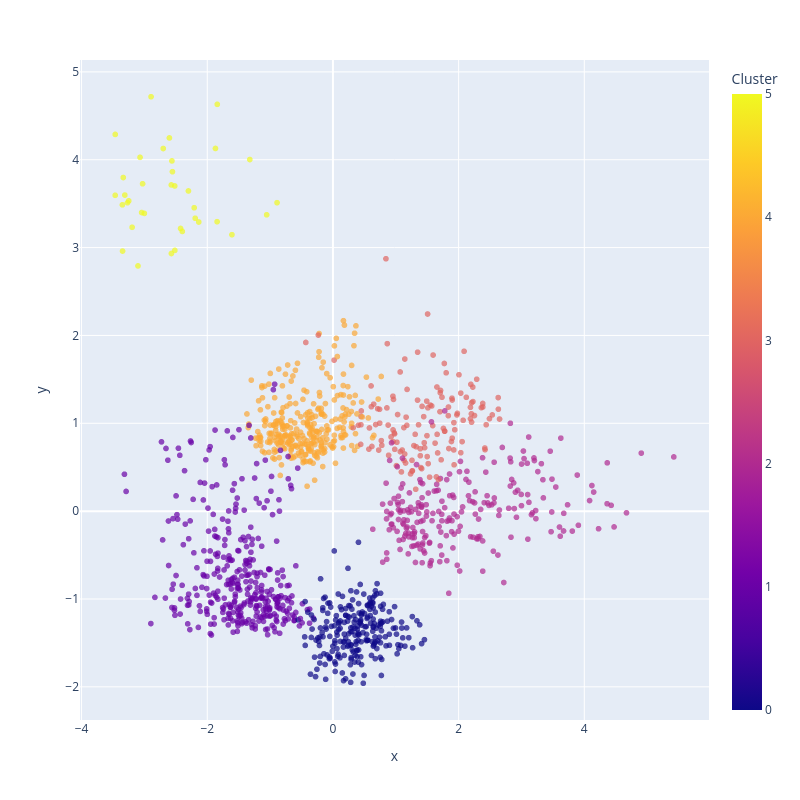

Write notebook code for a chart like this one.
### Markdown cell above
## Defining the Optimum number of cluster groups
From this elblow plot, we can see that the variation within cluster groups are greatly reduced when increasing from 2 to 6 clusters, however the variation plateaus after 6 cluster groups. This means that using any more than 6 cluster groups would provide progressively smaller improvements in reducing the variation of geodemographic characteristics within cluster groups. For this reason, 6 cluster groups was established as an appropriate number

### Code cell
import plotly.express as px
from sklearn.decomposition import PCA
from sklearn.preprocessing import StandardScaler

plt.figure(figsize=(12, 8))  # set figure dimensions for the plot

kmeans = KMeans(n_clusters=6)  # set cluster number to 6
clusters = kmeans.fit_predict(z_score_df)  # fit the k means model to the standardised census data

z_score_df['Cluster'] = clusters  # add cluster labels to the standardised dataframe

scaler = StandardScaler()  
stand_data_scaled = scaler.fit_transform(z_score_df)  # standardise the dataset


pca = PCA(n_components=2).fit(stand_data_scaled)  # use pca to reduce the data to 2 components
pca_result = pca.transform(stand_data_scaled)  # convert the data into the 2 components

variance_ratio = pca.explained_variance_ratio_  # calculate variance for each component


fig = px.scatter(x=pca_result[:, 0], y=pca_result[:, 1], color=clusters,  # create a scatterplot
                 labels={'color': 'Cluster'},
                 #title='Cluster Plot against 1st 2 Principal Components',
                 opacity=0.7,
                 width=800, 
                 height=800)

plt.tight_layout()
fig.show()  # display the scatterplot

print(f"These two components explain {(variance_ratio.sum()*100):.2f}% of the point variability.")  # print the percentage variance for the 2 components together

### Figure 1 — Plotly figure (JSON) as saved in the notebook; plotly's stock layout.template omitted (floating-point values rounded to 4 significant figures; data arrays with more than 128 entries replaced by an {"elided": "..."} marker saying what was removed)
{"data": [{"hovertemplate": "x=%{x}<br>y=%{y}<br>Cluster=%{marker.color}<extra></extra>", "legendgroup": "", "marker": {"color": {"elided": "1310 int values"}, "coloraxis": "coloraxis", "opacity": 0.7, "symbol": "circle"}, "mode": "markers", "name": "", "showlegend": false, "type": "scattergl", "x": {"elided": "1310 float values"}, "xaxis": "x", "y": {"elided": "1310 float values"}, "yaxis": "y"}], "layout": {"coloraxis": {"colorbar": {"title": {"text": "Cluster"}}, "colorscale": [[0, "#0d0887"], [0.1111, "#46039f"], [0.2222, "#7201a8"], [0.3333, "#9c179e"], [0.4444, "#bd3786"], [0.5556, "#d8576b"], [0.6667, "#ed7953"], [0.7778, "#fb9f3a"], [0.8889, "#fdca26"], [1, "#f0f921"]]}, "height": 800, "legend": {"tracegroupgap": 0}, "margin": {"t": 60}, "width": 800, "xaxis": {"anchor": "y", "domain": [0, 1], "title": {"text": "x"}}, "yaxis": {"anchor": "x", "domain": [0, 1], "title": {"text": "y"}}}}
